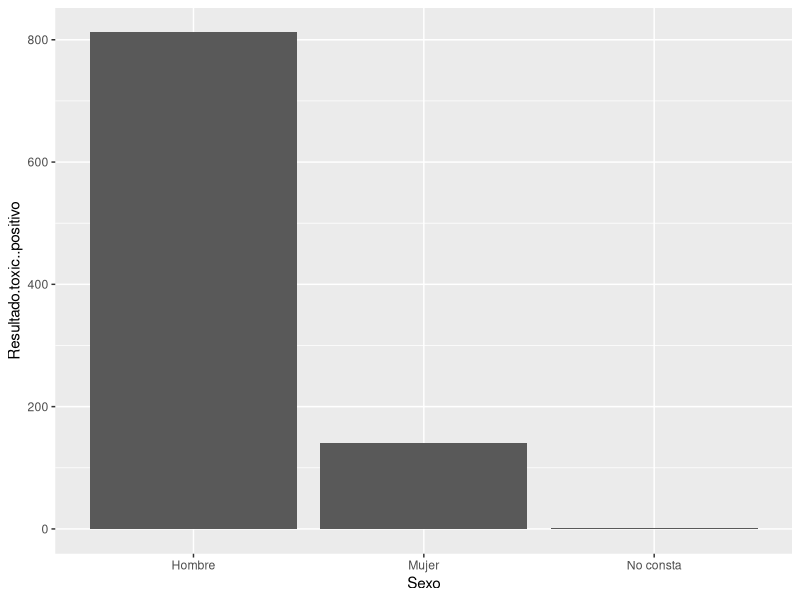

Here is the R script that generated this plot:
## ---- chunk 1
library(tidyverse)
## ---- chunk 2
Trafico = read.csv2("data/2023.Accidentes_de_Trafico_GAL.csv")
head(Trafico)
## ---- chunk 3
Trafico |>
  group_by(Ano) |>
  count()
## ---- chunk 4
ggplot(Trafico, aes(x = Sexo, y = Resultado.toxic..positivo)) + 
  geom_col()
## ---- chunk 5
Trafico |>
  glimpse()
